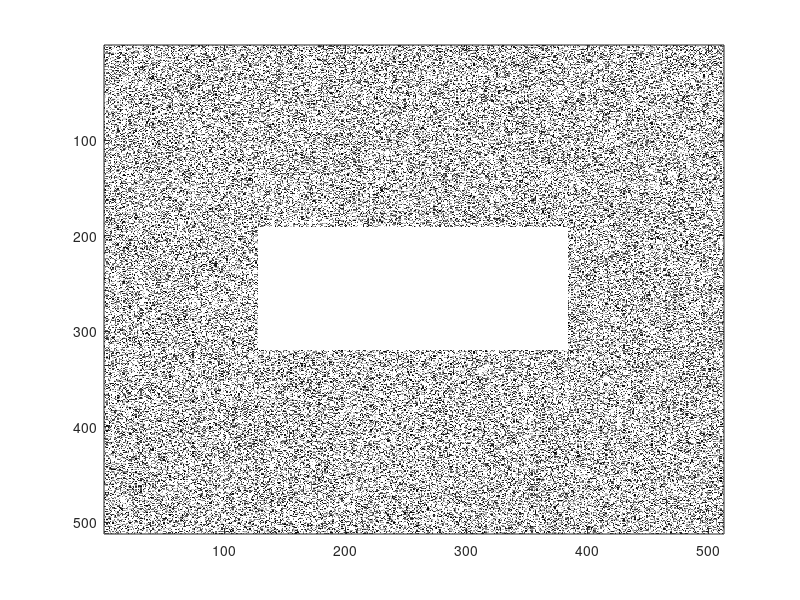

Source code (MATLAB):
% Regression test function (black blox) for FreeMat v svn
% This function is autogenerated by helpgen.
function bbtest_success = bbtest_imagesc
  bbtest_success = 1;
NumErrors = 0;
try
  x = rand(512);

catch
  NumErrors = NumErrors + 1;
end
try
  x((-64:63)+256,(-128:127)+256) = 1.0;

catch
  NumErrors = NumErrors + 1;
end
try
  figure

catch
  NumErrors = NumErrors + 1;
end
try
  imagesc(x,[0 .5])

catch
  NumErrors = NumErrors + 1;
end
try
  colormap(gray)

catch
  NumErrors = NumErrors + 1;
end
try
  mprint image1

catch
  NumErrors = NumErrors + 1;
end
if (NumErrors ~= 0) bbtest_success = 0; return; end
